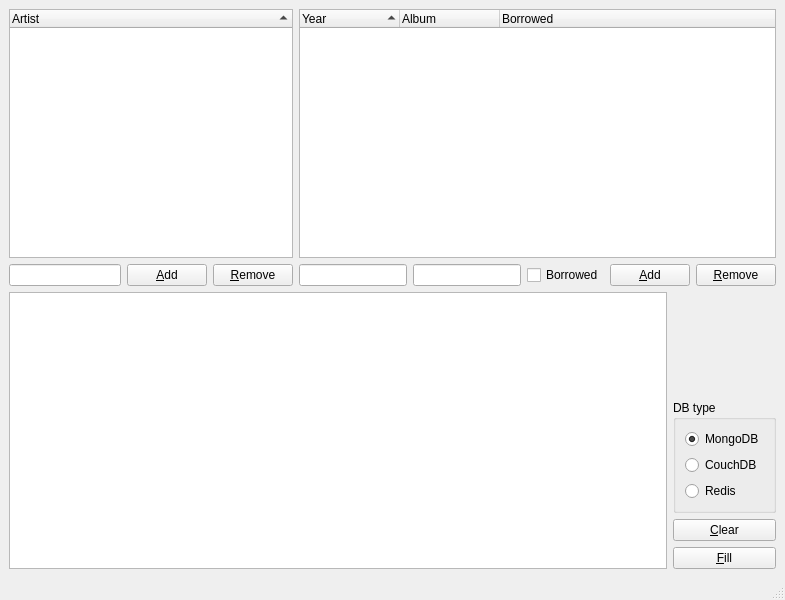
<?xml version="1.0" encoding="UTF-8"?>
<ui version="4.0">
 <class>MainWindow</class>
 <widget class="QMainWindow" name="MainWindow">
  <property name="geometry">
   <rect>
    <x>0</x>
    <y>0</y>
    <width>785</width>
    <height>600</height>
   </rect>
  </property>
  <property name="windowTitle">
   <string>MainWindow</string>
  </property>
  <widget class="QWidget" name="centralwidget">
   <layout class="QVBoxLayout" name="verticalLayout">
    <item>
     <widget class="QWidget" name="widget" native="true">
      <layout class="QHBoxLayout" name="horizontalLayout">
       <property name="margin">
        <number>0</number>
       </property>
       <item>
        <widget class="QWidget" name="widget_3" native="true">
         <layout class="QVBoxLayout" name="verticalLayout_5">
          <property name="margin">
           <number>0</number>
          </property>
          <item>
           <widget class="QTreeWidget" name="artists">
            <property name="alternatingRowColors">
             <bool>true</bool>
            </property>
            <property name="indentation">
             <number>0</number>
            </property>
            <property name="sortingEnabled">
             <bool>true</bool>
            </property>
            <column>
             <property name="text">
              <string>Artist</string>
             </property>
            </column>
           </widget>
          </item>
          <item>
           <widget class="QWidget" name="widget_5" native="true">
            <layout class="QHBoxLayout" name="horizontalLayout_2">
             <property name="margin">
              <number>0</number>
             </property>
             <item>
              <widget class="QLineEdit" name="artist"/>
             </item>
             <item>
              <widget class="QPushButton" name="addArtist">
               <property name="text">
                <string>&amp;Add</string>
               </property>
              </widget>
             </item>
             <item>
              <widget class="QPushButton" name="removeArtist">
               <property name="text">
                <string>&amp;Remove</string>
               </property>
              </widget>
             </item>
            </layout>
           </widget>
          </item>
         </layout>
        </widget>
       </item>
       <item>
        <widget class="QWidget" name="widget_4" native="true">
         <layout class="QVBoxLayout" name="verticalLayout_6">
          <property name="margin">
           <number>0</number>
          </property>
          <item>
           <widget class="QTreeWidget" name="albums">
            <property name="alternatingRowColors">
             <bool>true</bool>
            </property>
            <property name="indentation">
             <number>0</number>
            </property>
            <property name="sortingEnabled">
             <bool>true</bool>
            </property>
            <column>
             <property name="text">
              <string>Year</string>
             </property>
            </column>
            <column>
             <property name="text">
              <string>Album</string>
             </property>
            </column>
            <column>
             <property name="text">
              <string>Borrowed</string>
             </property>
            </column>
           </widget>
          </item>
          <item>
           <widget class="QWidget" name="widget_6" native="true">
            <layout class="QHBoxLayout" name="horizontalLayout_3">
             <property name="margin">
              <number>0</number>
             </property>
             <item>
              <widget class="QLineEdit" name="year"/>
             </item>
             <item>
              <widget class="QLineEdit" name="title"/>
             </item>
             <item>
              <widget class="QCheckBox" name="borrowed">
               <property name="text">
                <string>Borrowed</string>
               </property>
              </widget>
             </item>
             <item>
              <widget class="QPushButton" name="addAlbum">
               <property name="text">
                <string>&amp;Add</string>
               </property>
              </widget>
             </item>
             <item>
              <widget class="QPushButton" name="removeAlbum">
               <property name="text">
                <string>&amp;Remove</string>
               </property>
              </widget>
             </item>
            </layout>
            <zorder>widget_2</zorder>
            <zorder>year</zorder>
            <zorder>addAlbum</zorder>
            <zorder>removeAlbum</zorder>
            <zorder>title</zorder>
            <zorder>borrowed</zorder>
           </widget>
          </item>
         </layout>
        </widget>
       </item>
      </layout>
     </widget>
    </item>
    <item>
     <widget class="QWidget" name="widget_2" native="true">
      <layout class="QHBoxLayout" name="horizontalLayout_4">
       <property name="margin">
        <number>0</number>
       </property>
       <item>
        <widget class="QTextBrowser" name="logs"/>
       </item>
       <item>
        <widget class="QWidget" name="widget_7" native="true">
         <layout class="QVBoxLayout" name="verticalLayout_4">
          <property name="margin">
           <number>0</number>
          </property>
          <item>
           <spacer name="verticalSpacer">
            <property name="orientation">
             <enum>Qt::Vertical</enum>
            </property>
            <property name="sizeHint" stdset="0">
             <size>
              <width>20</width>
              <height>40</height>
             </size>
            </property>
           </spacer>
          </item>
          <item>
           <widget class="QGroupBox" name="groupBox">
            <property name="title">
             <string>DB type</string>
            </property>
            <layout class="QVBoxLayout" name="verticalLayout_3">
             <item>
              <widget class="QRadioButton" name="radioButton">
               <property name="text">
                <string>MongoDB</string>
               </property>
               <property name="checked">
                <bool>true</bool>
               </property>
              </widget>
             </item>
             <item>
              <widget class="QRadioButton" name="radioButton_2">
               <property name="text">
                <string>CouchDB</string>
               </property>
              </widget>
             </item>
             <item>
              <widget class="QRadioButton" name="radioButton_3">
               <property name="text">
                <string>Redis</string>
               </property>
              </widget>
             </item>
            </layout>
           </widget>
          </item>
          <item>
           <widget class="QPushButton" name="clear">
            <property name="text">
             <string>&amp;Clear</string>
            </property>
           </widget>
          </item>
          <item>
           <widget class="QPushButton" name="fill">
            <property name="text">
             <string>&amp;Fill</string>
            </property>
           </widget>
          </item>
         </layout>
        </widget>
       </item>
      </layout>
     </widget>
    </item>
   </layout>
  </widget>
  <widget class="QStatusBar" name="statusbar"/>
 </widget>
 <resources/>
 <connections/>
</ui>
